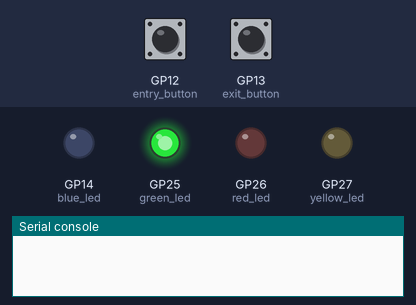
Recording of a program running on a simulated Raspberry Pi Pico running MicroPython. Parts: output pins drawn as LEDs (lit = HIGH), the last lines printed to the serial console. Inputs (shaded band) come from the test bench; at power-on: GP12 (entry_button) HIGH, GP13 (exit_button) HIGH.

Above: at 1.2 s.
1.3 s: GP12 (entry_button) pulled LOW for 0.15 s
At 1.45 s:
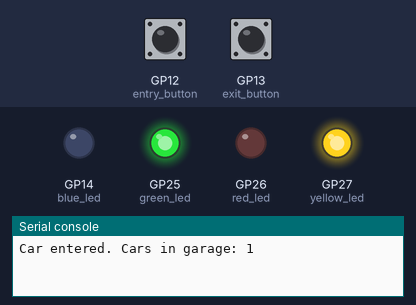
3.1 s: GP13 (exit_button) pulled LOW for 0.15 s
At 3.25 s:
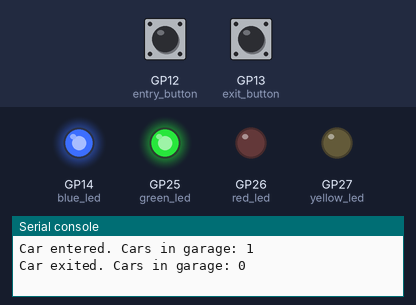
Timing chart, 0 to 6.1 s (numbered marks = the images above; inputs shaded):
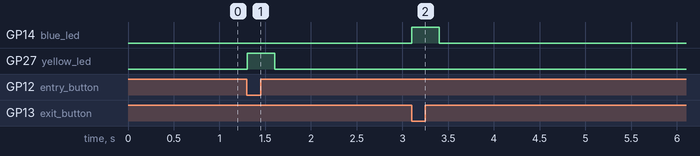

The program:

EYOUTH-30909090117044_Garage_Code.py
```python
# Future Mall Smart Garage for Wokwi
# Project ID: EYOUTH-30909090117044
# Copy of the portfolio garage program for Wokwi's main.py file.

from machine import Pin
from time import sleep

entry_button = Pin(12, Pin.IN, Pin.PULL_UP)
exit_button = Pin(13, Pin.IN, Pin.PULL_UP)

green_led = Pin(25, Pin.OUT)
red_led = Pin(26, Pin.OUT)
yellow_led = Pin(27, Pin.OUT)
blue_led = Pin(14, Pin.OUT)

car_count = 0
MAX_CARS = 15


def show_garage_status():
    if car_count < MAX_CARS:
        green_led.on()
        red_led.off()
    else:
        green_led.off()
        red_led.on()


def blink(led):
    # Each successful movement flashes its LED once.
    led.on()
    sleep(0.3)
    led.off()


show_garage_status()

while True:
    if entry_button.value() == 0:
        if car_count < MAX_CARS:
            car_count = car_count + 1
            print("Car entered. Cars in garage:", car_count)
            blink(yellow_led)
        else:
            print("Garage is full")
        show_garage_status()
        while entry_button.value() == 0:
            sleep(0.1)

    if exit_button.value() == 0:
        if car_count > 0:
            car_count = car_count - 1
            print("Car exited. Cars in garage:", car_count)
            blink(blue_led)
        else:
            print("Garage is empty")
        show_garage_status()
        while exit_button.value() == 0:
            sleep(0.1)

    sleep(0.1)
```

Measured:
- after the input at 1.3 s, GP27 (yellow_led): LOW → HIGH at once, → LOW 0.30 s later
- after the input at 3.1 s, GP14 (blue_led): LOW → HIGH at once, → LOW 0.30 s later
